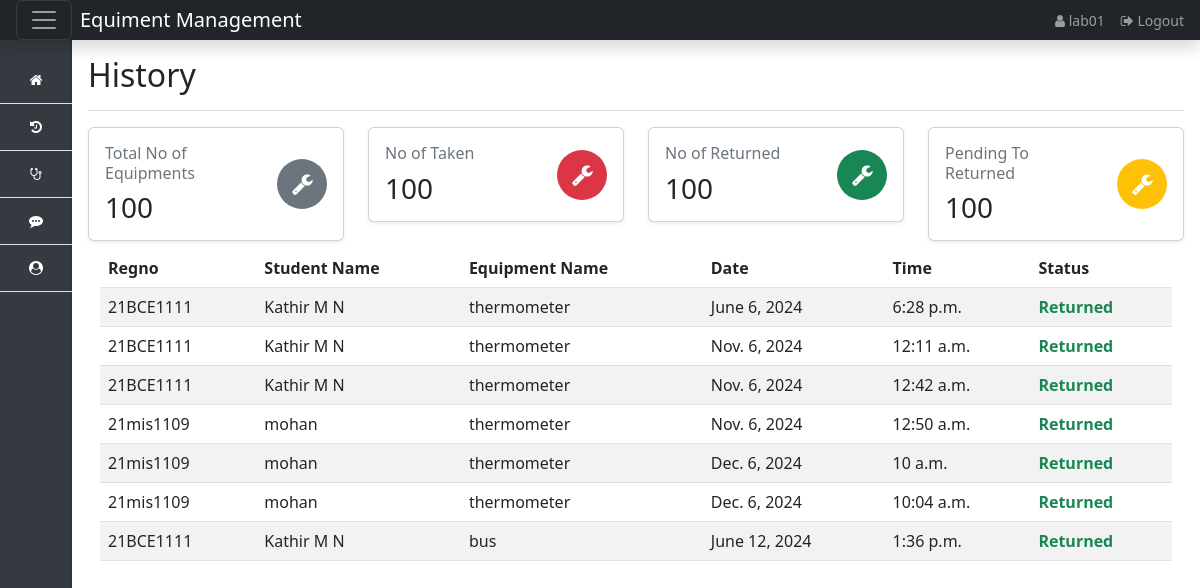
Before: /history (signed in) with the older database file.
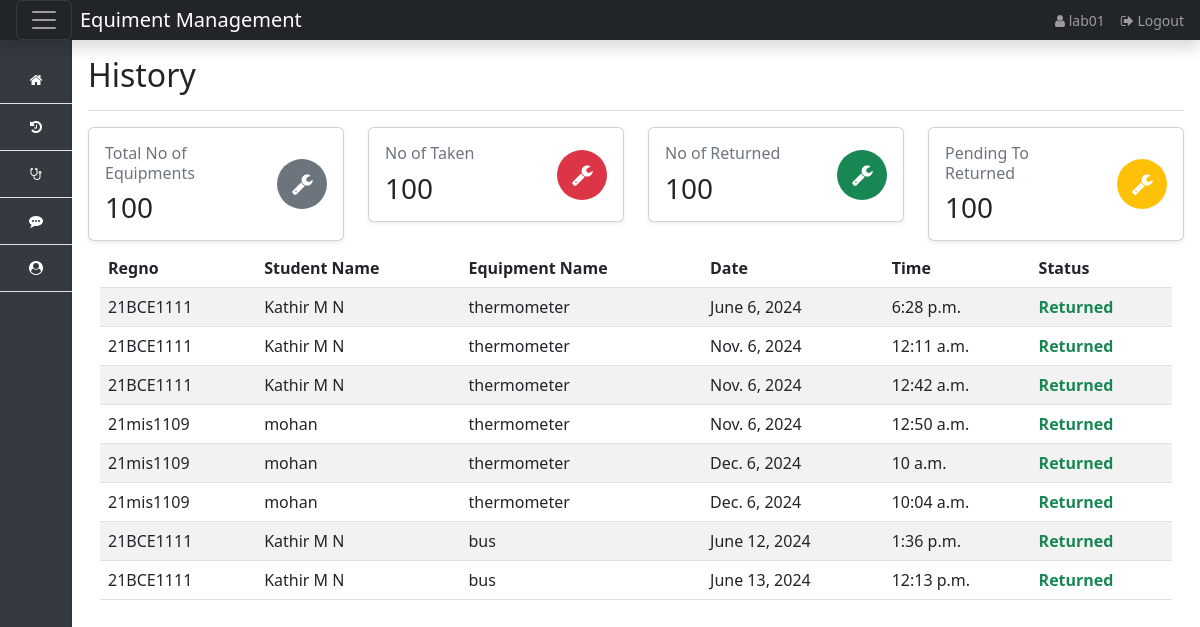
After: the same page with the newer database file.
### app/models.py (models this page shows, shortened)
class Manage_Equiment(models.Model):
    borrowed_date = models.DateField(default=now)
    borrowed_time = models.TimeField()
    regno = models.CharField(max_length=100)
    stud_name = models.CharField(max_length=100,null=True)
    category = models.CharField(max_length=266)
    returned_time = models.TimeField(null=True, blank=True)
    returned_date = models.DateField(null=True, blank=True)
    status = models.BooleanField(default=False)
    handled_by = models.ForeignKey(User, on_delete=models.SET_NULL, null=True, blank=True)
    class Meta:
        ordering: ['-date'] # type: ignore

### app/views.py (the view)
# urls.py: path('history',views.history,name='history')
def history(request):
    equipment = Manage_Equiment.objects.filter(handled_by=request.user)
    context = {
        'equiment' : equipment
    }
    return render(request,'equiments/history.html',context)

### Template/equiments/history.html (shortened to what the changed rows need)
{% extends 'base.html' %}
{% block content %}
    <div class="d-flex justify-content-between flex-wrap flex-md-nowrap align-items-center  pb-2 mb-3 border-bottom">
        <h1 class="h2">History</h1>
    </div>
    <div class="container">
        {% if equiment.count %}
        <table class="table table-striped table-hover">
            <thead>
                <tr>
                    <th>Regno</th>
                    <th>Student Name</th>
                    <th>Equipment Name</th>
                    <th>Date</th>
                    <th>Time</th>
                    <th>Status</th>
                </tr>
            </thead>
            <tbody>
                {% for equiments in equiment %}
                <tr>
                    <td>{{equiments.regno}}</td>
                    <td>{{equiments.stud_name}}</td>
                    <td>{{equiments.category}}</td>
                    <td>{{equiments.borrowed_date}}</td>
                    <td>{{equiments.borrowed_time}}</td>
                    <td>{% if equiments.status == False %} <span style="color: red;">Pending to Return</span>
                        {% else %}
                        <span style="color: rgb(25, 135, 84); font-weight: bold ;"> Returned </span>
                        {% endif %}
                    </td>
                </tr>
                {% endfor %}
            </tbody>
        </table>
        {% endif %}
    </div>
{% endblock %}

Changed rows visible on the page:
added Manage_Equiment: regno "21BCE1111", stud_name "Kathir M N", category "bus", borrowed_date "June 13, 2024", borrowed_time "12:13 p.m.", status "Returned"
